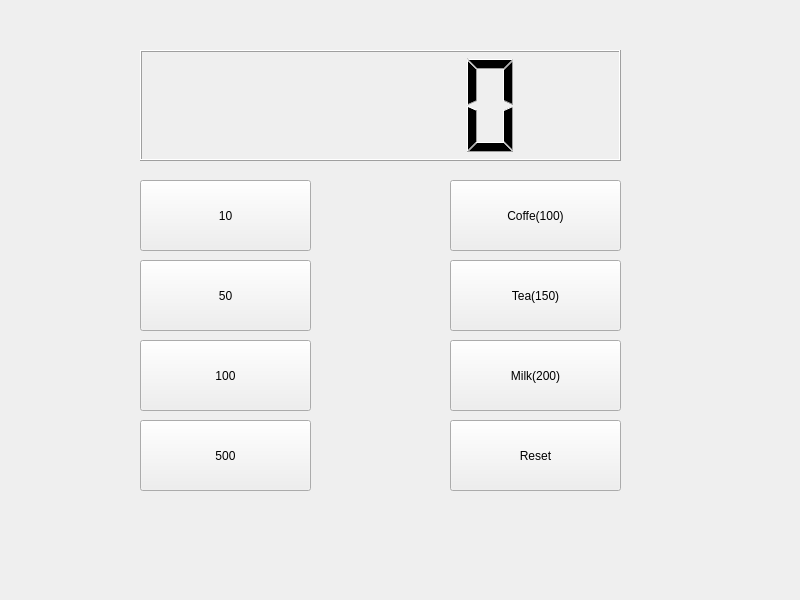
<?xml version="1.0" encoding="UTF-8"?>
<ui version="4.0">
 <class>Widget</class>
 <widget class="QWidget" name="Widget">
  <property name="geometry">
   <rect>
    <x>0</x>
    <y>0</y>
    <width>800</width>
    <height>600</height>
   </rect>
  </property>
  <property name="windowTitle">
   <string>Widget</string>
  </property>
  <widget class="QPushButton" name="pb10">
   <property name="geometry">
    <rect>
     <x>140</x>
     <y>180</y>
     <width>171</width>
     <height>71</height>
    </rect>
   </property>
   <property name="text">
    <string>10</string>
   </property>
  </widget>
  <widget class="QPushButton" name="pb50">
   <property name="geometry">
    <rect>
     <x>140</x>
     <y>260</y>
     <width>171</width>
     <height>71</height>
    </rect>
   </property>
   <property name="text">
    <string>50</string>
   </property>
  </widget>
  <widget class="QPushButton" name="pb100">
   <property name="geometry">
    <rect>
     <x>140</x>
     <y>340</y>
     <width>171</width>
     <height>71</height>
    </rect>
   </property>
   <property name="text">
    <string>100</string>
   </property>
  </widget>
  <widget class="QPushButton" name="pb500">
   <property name="geometry">
    <rect>
     <x>140</x>
     <y>420</y>
     <width>171</width>
     <height>71</height>
    </rect>
   </property>
   <property name="text">
    <string>500</string>
   </property>
  </widget>
  <widget class="QLCDNumber" name="lcdNumber">
   <property name="geometry">
    <rect>
     <x>140</x>
     <y>50</y>
     <width>481</width>
     <height>111</height>
    </rect>
   </property>
  </widget>
  <widget class="QPushButton" name="pbCoffee">
   <property name="geometry">
    <rect>
     <x>450</x>
     <y>180</y>
     <width>171</width>
     <height>71</height>
    </rect>
   </property>
   <property name="text">
    <string>Coffe(100)</string>
   </property>
  </widget>
  <widget class="QPushButton" name="pbTea">
   <property name="geometry">
    <rect>
     <x>450</x>
     <y>260</y>
     <width>171</width>
     <height>71</height>
    </rect>
   </property>
   <property name="text">
    <string>Tea(150)</string>
   </property>
  </widget>
  <widget class="QPushButton" name="pbMilk">
   <property name="geometry">
    <rect>
     <x>450</x>
     <y>340</y>
     <width>171</width>
     <height>71</height>
    </rect>
   </property>
   <property name="text">
    <string>Milk(200)</string>
   </property>
  </widget>
  <widget class="QPushButton" name="pbReset">
   <property name="geometry">
    <rect>
     <x>450</x>
     <y>420</y>
     <width>171</width>
     <height>71</height>
    </rect>
   </property>
   <property name="text">
    <string>Reset</string>
   </property>
  </widget>
 </widget>
 <resources/>
 <connections/>
</ui>
